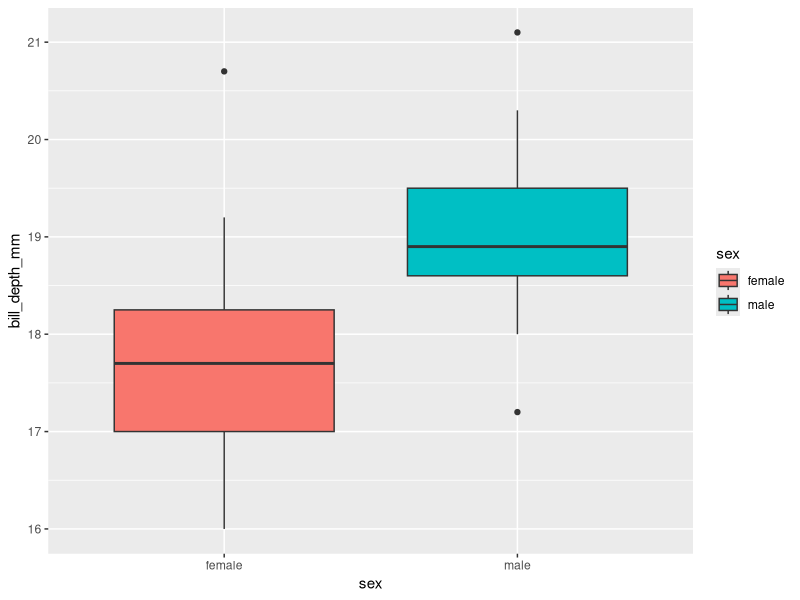
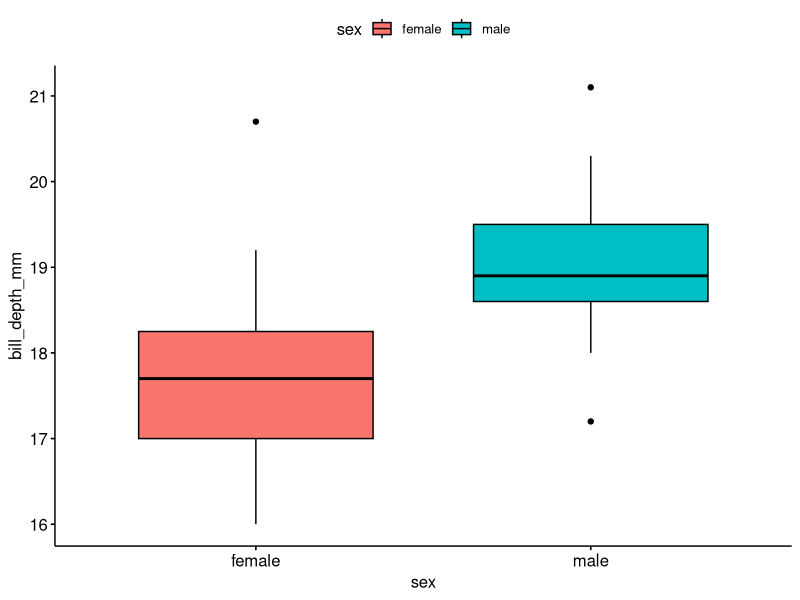
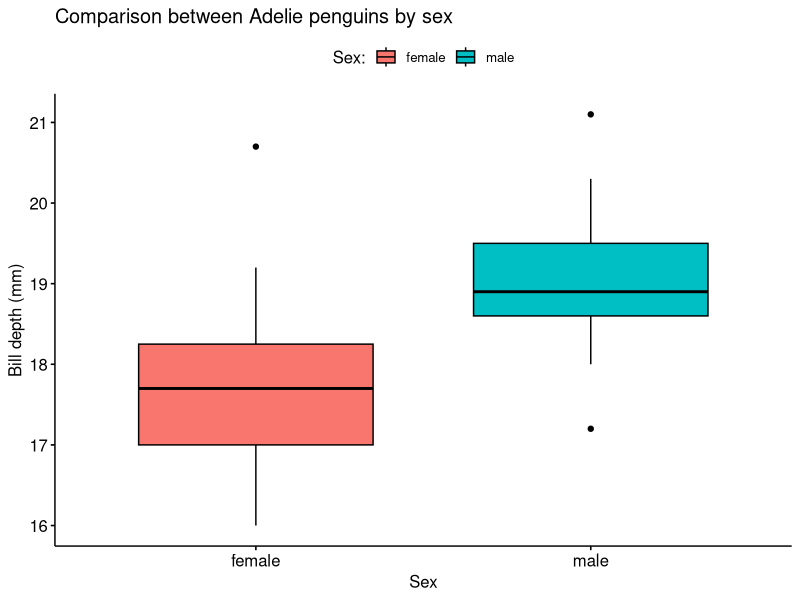
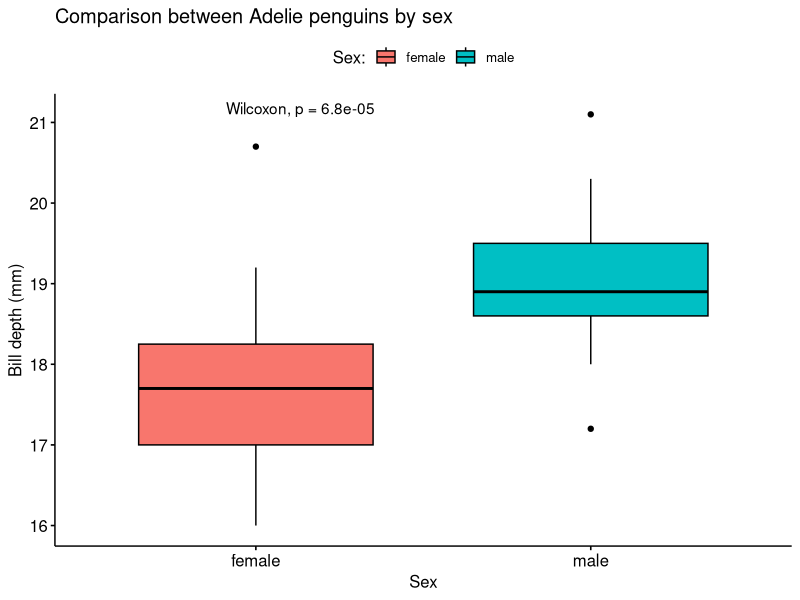
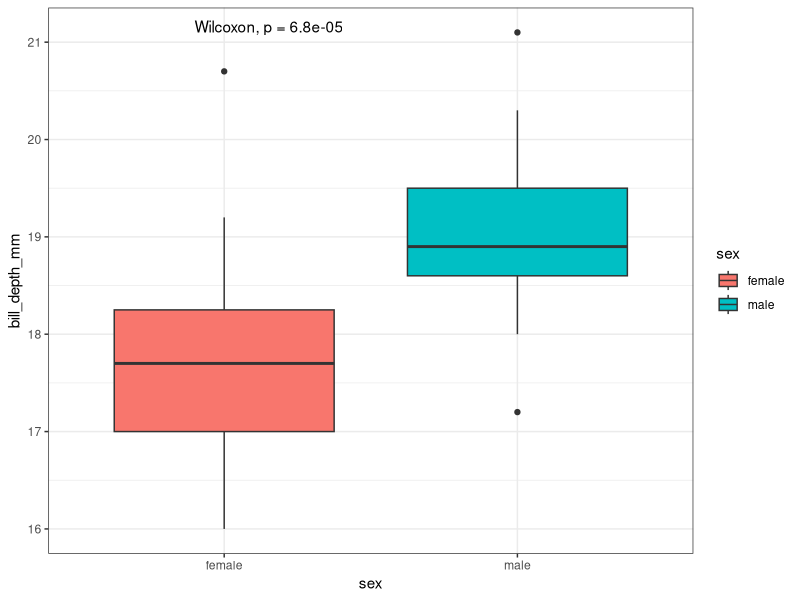
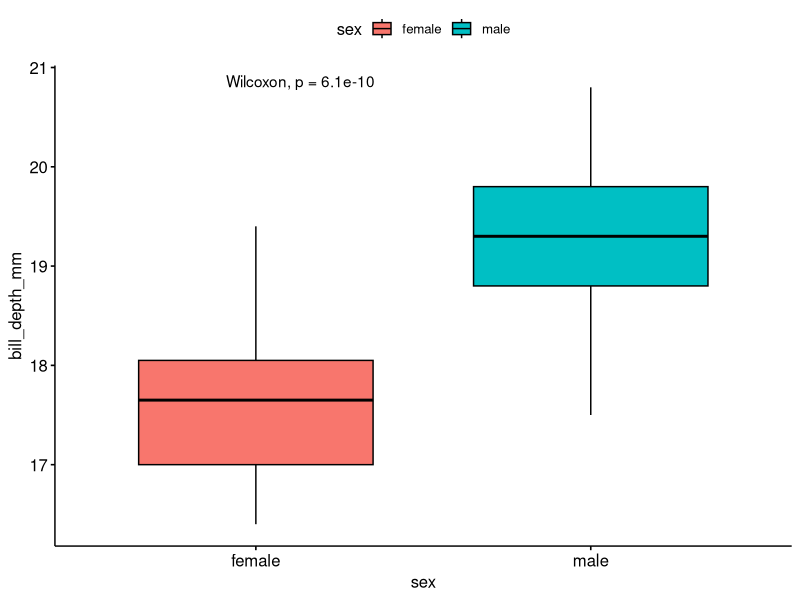
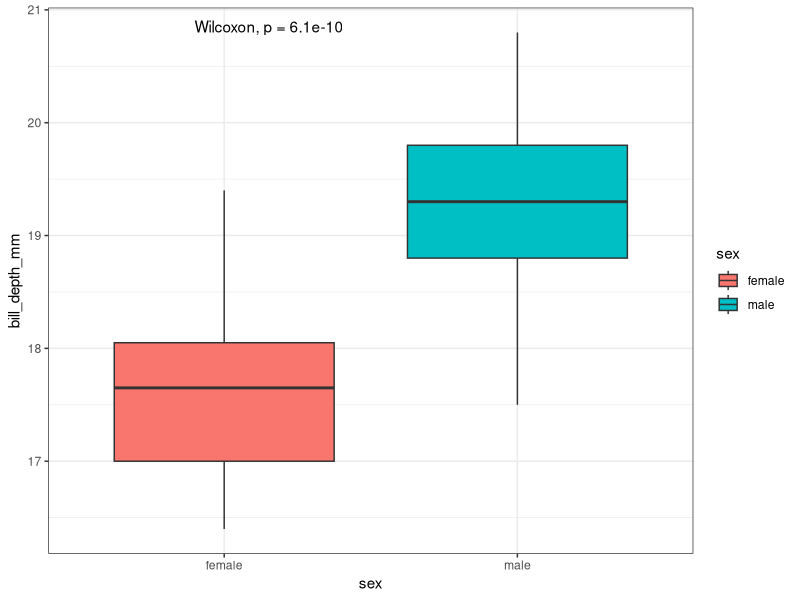
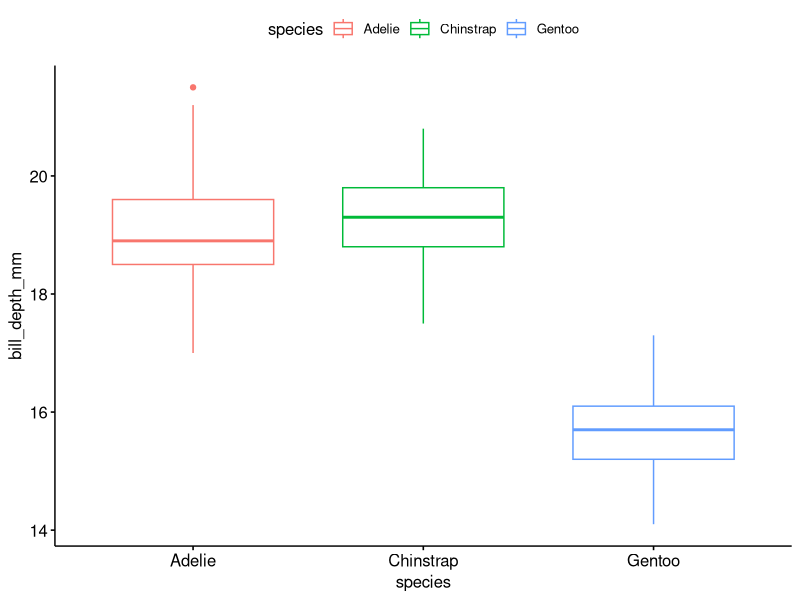

Reproduce these figures in R, in order.
## ---- chunk 1
knitr::include_url("https://exts.ggplot2.tidyverse.org/gallery/")
## ---- chunk 2
library(tidyverse)      # To load all packages including in the tidyverse
library(palmerpenguins) # Load the example data
library(ggpubr)         # Create ready to publish figures
## ---- chunk 3
glimpse(penguins)
## ---- chunk 4
# Filter by species and island
penguins_filtered <- penguins %>% 
  filter(species == "Adelie", island == "Biscoe")

# Count the occurence of the factors levels of sex, species and island
penguins_filtered %>% count(sex, species, island)
## ---- chunk 5
ggplot(penguins_filtered,
       aes(x = sex, y = bill_depth_mm, fill = sex)) +
  geom_boxplot()
## ---- chunk 6
base_plot <- ggboxplot(data = penguins_filtered,
                       x = "sex",
                       y = "bill_depth_mm",
                       fill = "sex")

base_plot
## ---- chunk 7
base_plot <- ggboxplot(data = penguins_filtered,
                       x = "sex",
                       y = "bill_depth_mm",
                       fill = "sex") +
  labs(title = "Comparison between Adelie penguins by sex",
       fill = "Sex:",
       x = "Sex",
       y = "Bill depth (mm)")

base_plot
## ---- chunk 8
bartlett.test(bill_depth_mm ~ sex, data = penguins_filtered)
## ---- chunk 9
base_plot +
  stat_compare_means()
## ---- chunk 10
wilcox.test(bill_depth_mm ~ sex, data = penguins_filtered)
## ---- chunk 11
ggplot(penguins_filtered,
       aes(sex, bill_depth_mm, fill = sex)) +
  geom_boxplot() +
  theme_bw() +
  stat_compare_means()
## ---- chunk 12
# Using ggpubr

# Filter by species and island
penguins_exc1 <- penguins %>% 
  filter(species == "Chinstrap", island == "Dream")

# Create the plot
exc1_plot <- ggboxplot(data = penguins_exc1,
                       x = "sex",
                       y = "bill_depth_mm",
                       fill = "sex") +
  stat_compare_means()

# Show the plot
exc1_plot
## ---- chunk 13
# Using ggplot only

# Filter by species and island
penguins_exc1 <- penguins %>% 
  filter(species == "Chinstrap", island == "Dream")

# Create the plot
exc1_plot_ggplot <- ggplot(penguins_exc1,
                           aes(sex, bill_depth_mm, fill = sex)) +
  geom_boxplot() +
  stat_compare_means() +
  theme_bw()

# Show the plot
exc1_plot_ggplot
## ---- chunk 14
penguins_male <- penguins %>%
  filter(sex == "male")

penguins_male %>% 
  count(species, sex)
## ---- chunk 15
penguins_male_plot <- ggboxplot(penguins_male,
                                x = "species",
                                y = "bill_depth_mm",
                                color = "species")
penguins_male_plot
## ---- chunk 16
penguins_male_plot +
  stat_compare_means()
## ---- chunk 17
comparison_list <- list(c("Adelie", "Chinstrap"),
                        c("Chinstrap", "Gentoo"),
                        c("Adelie", "Gentoo"))

penguins_male_plot +
  stat_compare_means(comparisons = comparison_list) +
  stat_compare_means(label.y = 25)
## ---- chunk 18
# Filtering by sex
penguins_exc2 <- penguins %>% 
  # Filter by species and island
  filter(sex == "female")

# Creating the base plot
exc2_plot <- ggboxplot(data = penguins_exc2,
                       x = "species",
                       y = "bill_depth_mm",
                       fill = "species")

# Adding the multiple group comparison
exc2_plot <- exc2_plot 

# Creating the pairwise comparison
exc2_comparison <-  list(c("Adelie", "Chinstrap"),
                         c("Chinstrap", "Gentoo"),
                         c("Adelie", "Gentoo"))

exc2_plot <- exc2_plot +
  stat_compare_means(comparisons = comparison_list) +
  stat_compare_means(label.y = 25)

exc2_plot
